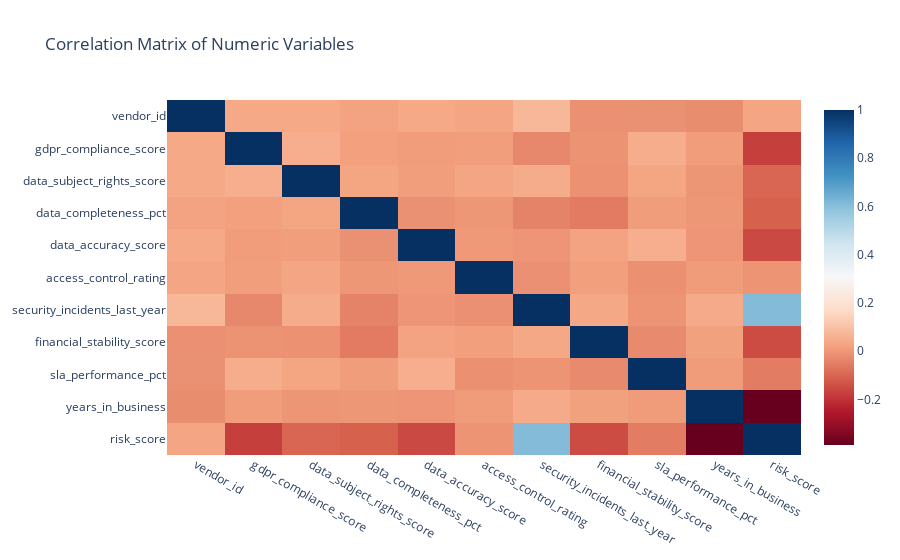
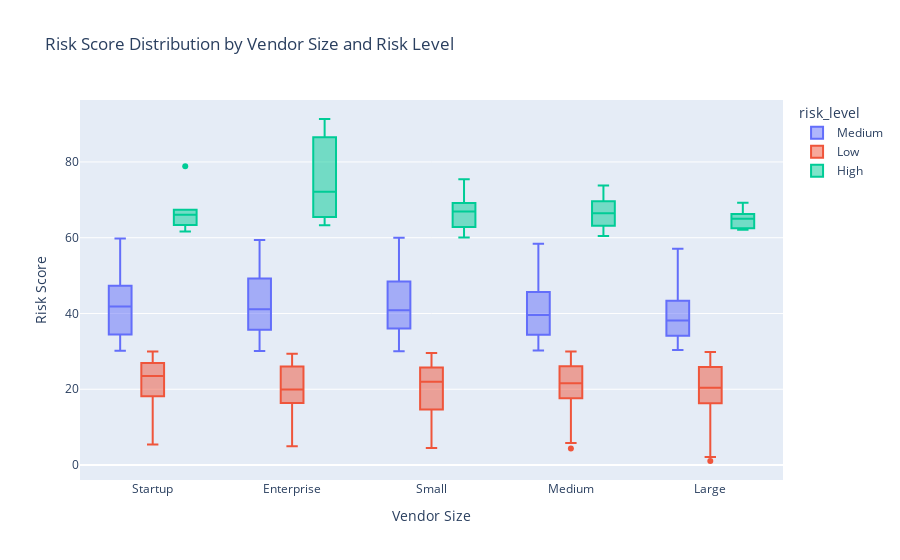

Write notebook code for charts like these, in order.
### Code cell
# Interactive correlation heatmap
numeric_data = data.select_dtypes(include=[np.number])
correlation_matrix = numeric_data.corr()

fig = px.imshow(correlation_matrix, 
                title='Correlation Matrix of Numeric Variables',
                color_continuous_scale='RdBu',
                aspect='auto')
fig.show()

# Interactive risk level analysis by vendor size
fig = px.box(data, x='vendor_size', y='risk_score', color='risk_level',
             title='Risk Score Distribution by Vendor Size and Risk Level')
fig.update_layout(xaxis_title='Vendor Size', yaxis_title='Risk Score')
fig.show()

### Figure 1 — Plotly figure (JSON) as saved in the notebook; plotly's stock layout.template omitted (floating-point values rounded to 4 significant figures)
{"data": [{"coloraxis": "coloraxis", "hovertemplate": "x: %{x}<br>y: %{y}<br>color: %{z}<extra></extra>", "name": "0", "type": "heatmap", "x": ["vendor_id", "gdpr_compliance_score", "data_subject_rights_score", "data_completeness_pct", "data_accuracy_score", "access_control_rating", "security_incidents_last_year", "financial_stability_score", "sla_performance_pct", "years_in_business", "risk_score"], "xaxis": "x", "y": ["vendor_id", "gdpr_compliance_score", "data_subject_rights_score", "data_completeness_pct", "data_accuracy_score", "access_control_rating", "security_incidents_last_year", "financial_stability_score", "sla_performance_pct", "years_in_business", "risk_score"], "yaxis": "y", "z": [[1, 0.03754, 0.03735, 0.0237, 0.03672, 0.03117, 0.07593, -0.01474, -0.01224, -0.02177, 0.03101], [0.03754, 1, 0.05128, 0.01823, 0.01146, 0.01399, -0.03368, -0.00816, 0.04783, 0.01203, -0.1751], [0.03735, 0.05128, 1, 0.02768, 0.0127, 0.02862, 0.04645, -0.011, 0.0278, -0.002647, -0.09859], [0.0237, 0.01823, 0.02768, 1, -0.01259, -0.001053, -0.04, -0.05749, 0.01075, -0.0007597, -0.1102], [0.03672, 0.01146, 0.0127, -0.01259, 1, 0.00255, -0.003822, 0.02374, 0.05089, -0.004672, -0.1565], [0.03117, 0.01399, 0.02862, -0.001053, 0.00255, 1, -0.01431, 0.01619, -0.01316, 0.008957, -0.006263], [0.07593, -0.03368, 0.04645, -0.04, -0.003822, -0.01431, 1, 0.03606, -0.006735, 0.04065, 0.6103], [-0.01474, -0.00816, -0.011, -0.05749, 0.02374, 0.01619, 0.03606, 1, -0.02753, 0.01893, -0.1511], [-0.01224, 0.04783, 0.0278, 0.01075, 0.05089, -0.01316, -0.006735, -0.02753, 1, 0.009099, -0.05503], [-0.02177, 0.01203, -0.002647, -0.0007597, -0.004672, 0.008957, 0.04065, 0.01893, 0.009099, 1, -0.3893], [0.03101, -0.1751, -0.09859, -0.1102, -0.1565, -0.006263, 0.6103, -0.1511, -0.05503, -0.3893, 1]]}], "layout": {"autosize": true, "coloraxis": {"colorscale": [[0, "rgb(103,0,31)"], [0.1, "rgb(178,24,43)"], [0.2, "rgb(214,96,77)"], [0.3, "rgb(244,165,130)"], [0.4, "rgb(253,219,199)"], [0.5, "rgb(247,247,247)"], [0.6, "rgb(209,229,240)"], [0.7, "rgb(146,197,222)"], [0.8, "rgb(67,147,195)"], [0.9, "rgb(33,102,172)"], [1, "rgb(5,48,97)"]]}, "title": {"text": "Correlation Matrix of Numeric Variables"}, "xaxis": {"anchor": "y", "autorange": true, "domain": [0, 1], "range": [-0.5, 10.5], "type": "category"}, "yaxis": {"anchor": "x", "autorange": true, "domain": [0, 1], "range": [10.5, -0.5], "type": "category"}}}

### Figure 2 — Plotly figure (JSON) as saved in the notebook; plotly's stock layout.template omitted (floating-point values rounded to 4 significant figures; data arrays with more than 128 entries replaced by an {"elided": "..."} marker saying what was removed)
{"data": [{"alignmentgroup": "True", "hovertemplate": "risk_level=Medium<br>vendor_size=%{x}<br>risk_score=%{y}<extra></extra>", "legendgroup": "Medium", "marker": {"color": "#636efa"}, "name": "Medium", "notched": false, "offsetgroup": "Medium", "orientation": "v", "showlegend": true, "type": "box", "x": {"elided": "565 str values"}, "x0": " ", "xaxis": "x", "y": {"elided": "565 float values"}, "y0": " ", "yaxis": "y"}, {"alignmentgroup": "True", "hovertemplate": "risk_level=Low<br>vendor_size=%{x}<br>risk_score=%{y}<extra></extra>", "legendgroup": "Low", "marker": {"color": "#EF553B"}, "name": "Low", "notched": false, "offsetgroup": "Low", "orientation": "v", "showlegend": true, "type": "box", "x": {"elided": "396 str values"}, "x0": " ", "xaxis": "x", "y": {"elided": "396 float values"}, "y0": " ", "yaxis": "y"}, {"alignmentgroup": "True", "hovertemplate": "risk_level=High<br>vendor_size=%{x}<br>risk_score=%{y}<extra></extra>", "legendgroup": "High", "marker": {"color": "#00cc96"}, "name": "High", "notched": false, "offsetgroup": "High", "orientation": "v", "showlegend": true, "type": "box", "x": ["Startup", "Small", "Startup", "Large", "Medium", "Medium", "Startup", "Small", "Medium", "Small", "Small", "Medium", "Small", "Startup", "Small", "Large", "Medium", "Medium", "Small", "Enterprise", "Startup", "Large", "Enterprise", "Small", "Enterprise", "Small", "Small", "Small", "Large", "Small", "Medium", "Large", "Small", "Medium", "Small", "Startup", "Startup"], "x0": " ", "xaxis": "x", "y": [61.61, 69.16, 67.3, 65.01, 61.6, 65.7, 78.88, 66.72, 67.54, 65.82, 61.09, 60.47, 68.01, 66.09, 65.26, 65.23, 67.28, 73.81, 71.34, 63.27, 63.02, 62.11, 91.34, 61.02, 72.12, 69.14, 60.03, 62.81, 62.59, 75.32, 64.68, 69.25, 67.06, 71.68, 75.46, 67.38, 64.36], "y0": " ", "yaxis": "y"}], "layout": {"autosize": true, "boxmode": "group", "legend": {"title": {"text": "risk_level"}, "tracegroupgap": 0}, "title": {"text": "Risk Score Distribution by Vendor Size and Risk Level"}, "xaxis": {"anchor": "y", "autorange": true, "domain": [0, 1], "range": [-0.5165, 4.517], "title": {"text": "Vendor Size"}, "type": "category"}, "yaxis": {"anchor": "x", "autorange": true, "domain": [0, 1], "range": [-3.956, 96.36], "title": {"text": "Risk Score"}, "type": "linear"}}}
